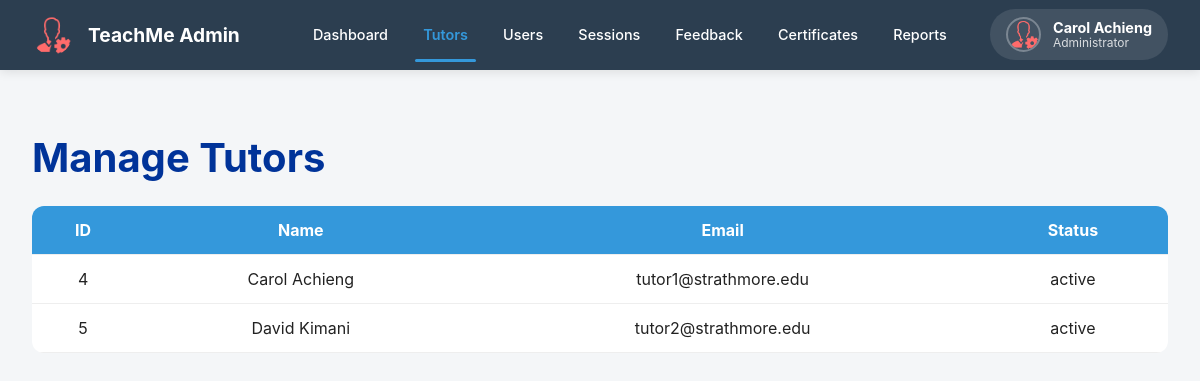
The page /modules/admin/manage_tutors.php (signed in) on the database its author committed.
### tables this page shows
CREATE TABLE tutor (
    tutor_id INT PRIMARY KEY,
    bio TEXT,
    max_students INT DEFAULT 3,
    current_students INT DEFAULT 0,
    rating DECIMAL(3,2) DEFAULT 0,
    status ENUM('active', 'inactive', 'suspended') DEFAULT 'active',
    FOREIGN KEY (tutor_id) REFERENCES users(user_id) ON DELETE CASCADE
);

CREATE TABLE users (
    user_id INT AUTO_INCREMENT PRIMARY KEY,
    student_id VARCHAR(20) NULL,
    email VARCHAR(100) UNIQUE NOT NULL,
    password_hash VARCHAR(255) NOT NULL,
    user_name VARCHAR(50),
    phone VARCHAR(20),
    role ENUM('learner','tutor','admin') NOT NULL,
    is_active BOOLEAN DEFAULT TRUE,
    date_joined DATETIME DEFAULT CURRENT_TIMESTAMP
);

### modules/admin/manage_tutors.php (the view, shortened to what this page needs)
<?php
require_once '../../database/conf.php';
$query = "
    SELECT
        u.user_id,
        u.user_name,
        u.email,
        t.status
    FROM users u
    LEFT JOIN tutor t
        ON u.user_id = t.tutor_id
    WHERE u.role = 'tutor'
";
$result = $conn->query($query);
?>
<!DOCTYPE html>
<html lang="en">
<head>
<link rel="stylesheet" href="https://cdn.jsdelivr.net/npm/bootswatch@5.3.0/dist/flatly/bootstrap.min.css">
    <link rel="stylesheet" href="../../assets/css/admin.css">
</head>
<body>
<?php include 'admin_nav.php'; ?>
<div class="table-wrapper">
    <h2>Manage Tutors</h2>
    <table>
        <thead>
            <tr>
                <th>ID</th>
                <th>Name</th>
                <th>Email</th>
                <th>Status</th>
            </tr>
        </thead>
        <tbody>
        <?php while($row = $result->fetch_assoc()): ?>
            <tr>
                <td><?php echo $row['user_id']; ?></td>
                <td><?php echo htmlspecialchars($row['user_name']); ?></td>
                <td><?php echo htmlspecialchars($row['email']); ?></td>
                <td><?php echo $row['status'] ?? 'N/A'; ?></td>
            </tr>
        <?php endwhile; ?>
        </tbody>
    </table>
</div>
</body>
</html>

### assets/css/admin.css (style rules this page uses)
body { margin: 0; padding: 0; background: #f4f6f8; font-family: "Inter", sans-serif; color: #222; }
h2 { color:#003366; margin-bottom:1rem; font-weight:700; }
table { width:100%; border-collapse:collapse; background:white; border-radius:12px; overflow:hidden; }
thead tr { background:#003366; color:white; }
th, td { padding:12px; text-align:center; border-bottom:1px solid #eee; }
.table-wrapper { max-width:1400px; margin:2rem auto; padding:2rem; }
.table-wrapper { max-width: 1400px; margin: 2rem auto; padding: 2rem; }
.table-wrapper h2 { color: #003399; margin-bottom: 1.5rem; font-weight: 700; }
table { width: 100%; border-collapse: collapse; border-radius: 12px; overflow: hidden; background: white; }
thead tr { background: #003399; color: white; }
th, td { padding: 12px; text-align: center; border-bottom: 1px solid #eee; }
table { width:100%; background:white; border-radius:12px; overflow:hidden; }
thead tr { background:#3498db; color:white; }

### rows shown on the page
tutor: tutor_id.user_id "4", tutor_id.user_name "Carol Achieng", tutor_id.email "tutor1@strathmore.edu", status "active"
tutor: tutor_id.user_id "5", tutor_id.user_name "David Kimani", tutor_id.email "tutor2@strathmore.edu", status "active"

### other values the page prints
$_SESSION['user_name'] "Carol Achieng"
